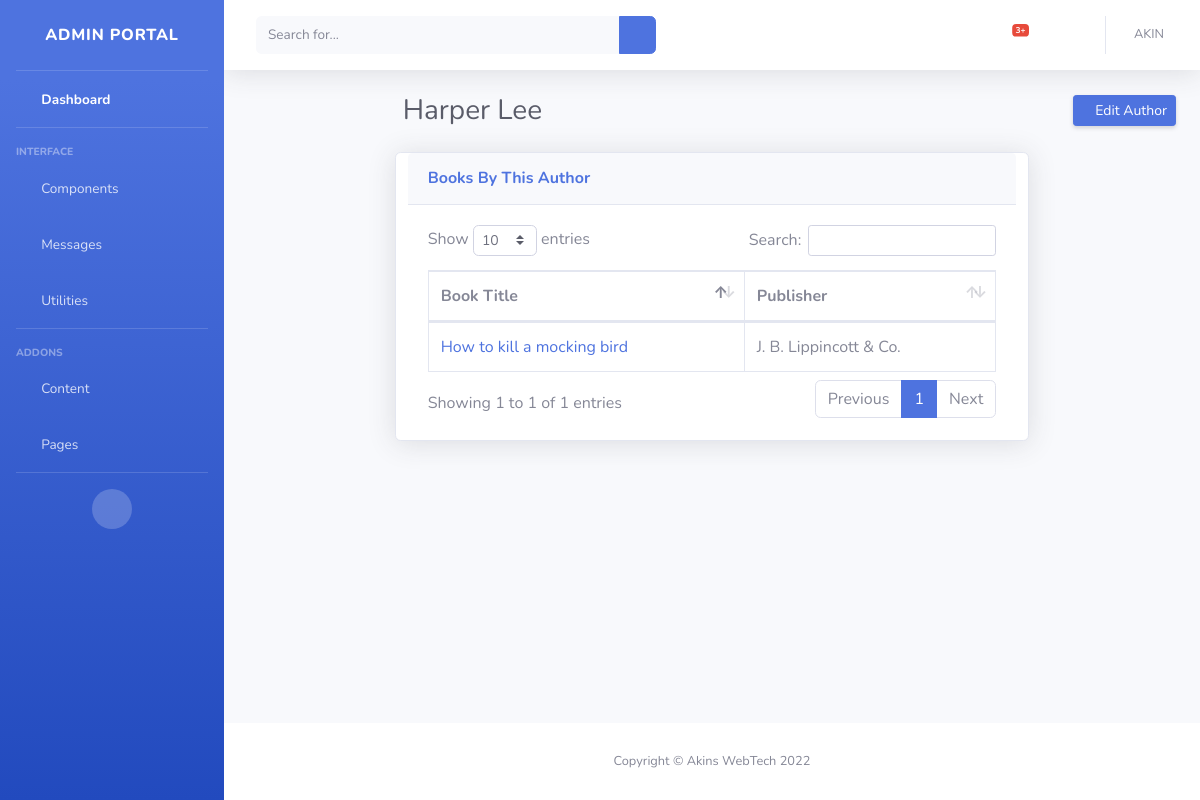
Screenshot of /admins/authors/Harper/books/ (signed in) with the database file from the repository.
### core/models.py (models this page shows, shortened)
class Author(models.Model):
	firstname = models.CharField(max_length=50,primary_key=True)
	lastname = models.CharField(max_length=50)
	date_of_birth = models.DateField()

class Book(models.Model):
	GENRE = (
		('MYSTERY','MYSTERY'),
		('THRILLER','THRILLER'),
		('HORROR','HORROR'),
		('ROMANCE','ROMANCE'),
		('FANTASY','FANTASY'),
		('SCI-FI','SCIENCE FICTION'),
		('CRIME','CRIME'),
		('DRAMA','DRAMA')
		)
	title = models.CharField(max_length=80,primary_key=True)
	description = models.CharField(max_length=15,null=True)
	cover = models.ImageField()
	author = models.ManyToManyField('Author')
	genre = models.CharField(max_length=15,choices=GENRE)
	publisher = models.ForeignKey(Publisher,on_delete=models.CASCADE)
	year_published = models.DateField()
	size = models.IntegerField(null=True,blank=True)

class  Publisher(models.Model):
	name = models.CharField(max_length=80,primary_key=True)
	reg_no = models.CharField(max_length=50)
	def __str__(self):
		return self.name

### core/views.py (the view)
# urls.py: url(r'^admins/authors/(?P<pk>[-\w.@+*$& -]+)/books/',views.BooksBy.as_view(),name='books_by'),
class BooksBy(LoginRequiredMixin,DetailView):
	template_name = 'admins/books_by.html'
	model = Author
	context_object_name = 'author'
	def get_context_data(self,*args,**kwargs):
		context = super().get_context_data(**kwargs)
		author = get_object_or_404(Author,pk=self.kwargs['pk'])
		query_set = Book.objects.filter(author=author)
		context['books'] = query_set
		context['authors'] = author
		return context

### core/context_processors.py (called while the page is built)
def all_messages(request):
	query = Message.objects.all()
	return {'all_messages':query,}

def new_messages(request):
	query = Message.objects.filter(read=False)
	count = query.count()
	return {'new_messages':query,'new_messages_count':count}

def latest_books(request):
	latest_books = Book.objects.all()
	return {'latest_books':latest_books}

### core/templates/admins/books_by.html (shortened to what this page needs)
{% extends 'admins/base_admin.html' %}
{% load static %}
{% load book_count %}
{% block style %}
<link rel="stylesheet" href="{% static 'core/css/dataTables.bootstrap4.min.css' %}">
{% endblock style %}
{% block content %}
<div class="d-sm-flex align-items-center justify-content-between mb-4 offset-md-2">
    <h1 class="h3 mb-0 text-gray-800">{{ author.firstname }} {{ author.lastname }}</h1>
    <a href="{% url 'edit-author' author.pk %}" class="d-none d-sm-inline-block btn btn-sm btn-primary shadow-sm"><i
       class="fas fa-upload fa-sm text-white-50"></i> Edit Author</a>
</div>
<div class="row">
    <div class="card shadow mb-4 col-md-8 offset-md-2">
        <div class="card-header py-3">
            <h6 class="m-0 font-weight-bold text-primary"> Books By This Author</h6>
        </div>
        <div class="card-body">
            <div class="table-responsive">
                <table class="table table-bordered" id="dataTable" width="100%" cellspacing="0">
                    <thead>
                        <tr>
                            <th>Book Title</th>
                            <th>Publisher</th>
                        </tr>
                    </thead>
                    <tbody>
                        {% for book in books %}
                        <tr>
                            <td><a href="{% url 'book_detail' book.pk %}">{{ book.title}}</a></td>
                            <td> {{ book.publisher }} </td>
                        </tr>
                        {% endfor %}
                    </tbody>
                </table>
            </div>
        </div>
    </div>
</div>
{% endblock %}

### core/templates/admins/topbar.html (shortened to what this page needs)
                <nav class="navbar navbar-expand navbar-light bg-white topbar mb-4 static-top shadow">
                    <form
                        class="d-none d-sm-inline-block form-inline mr-auto ml-md-3 my-2 my-md-0 mw-100 navbar-search">
                        <div class="input-group">
                            <input type="text" class="form-control bg-light border-0 small" placeholder="Search for..."
                                aria-label="Search" aria-describedby="basic-addon2">
                            <div class="input-group-append">
                                <button class="btn btn-primary" type="button">
                                    <i class="fas fa-search fa-sm"></i>
                                </button>
                            </div>
                        </div>
                    </form>
                    <ul class="navbar-nav ml-auto">
                        <li class="nav-item dropdown no-arrow mx-1">
                            <a class="nav-link dropdown-toggle" href="#" id="alertsDropdown" role="button"
                                data-toggle="dropdown" aria-haspopup="true" aria-expanded="false">
                                <i class="fas fa-bell fa-fw"></i>
                                <span class="badge badge-danger badge-counter">3+</span>
                            </a>
                        </li>
                        <li class="nav-item dropdown no-arrow mx-1">
                            <a class="nav-link dropdown-toggle" href="#" id="messagesDropdown" role="button"
                                data-toggle="dropdown" aria-haspopup="true" aria-expanded="false">
                                <i class="fas fa-envelope fa-fw"></i>
                            </a>
                        </li>
                        <li class="nav-item dropdown no-arrow">
                            <a class="nav-link dropdown-toggle" href="#" id="userDropdown" role="button"
                                data-toggle="dropdown" aria-haspopup="true" aria-expanded="false">
                                <span class="mr-2 d-none d-lg-inline text-gray-600 small">{{ request.user.username|upper }}</span>
                            </a>
                        </li>
                    </ul>
                </nav>

### rows the page displays
Author: firstname "Harper", lastname "Lee"
Book: title "How to kill a mocking bird", publisher "J. B. Lippincott & Co."

### other values shown
{{ request.user.username|upper }} "AKIN"
